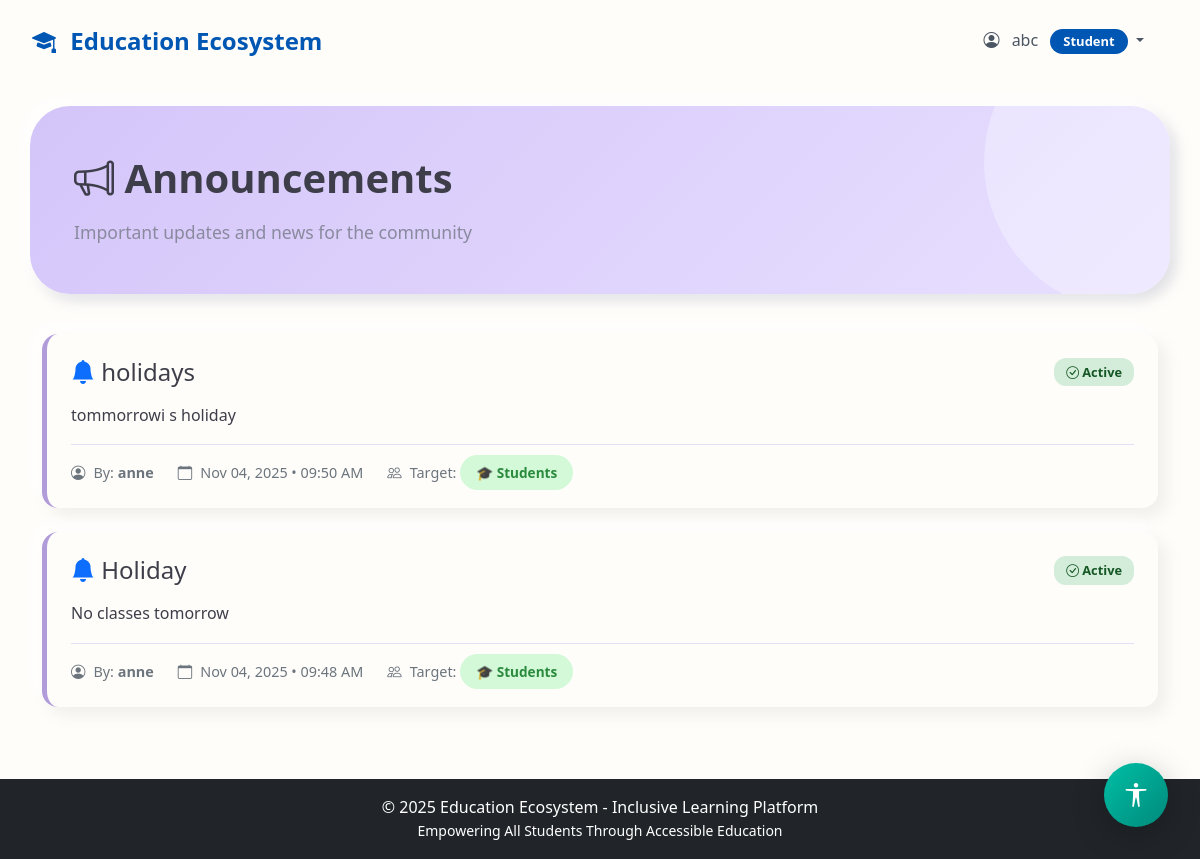
/announcements/ (signed in), run on the app's committed database.
### myapp/models.py (models this page shows, shortened)
class Profile(models.Model):
    ROLE_CHOICES = [
        ('admin', 'Admin'),
        ('teacher', 'Teacher'),
        ('student', 'Student'),
        ('parent', 'Parent'),
    ]
    DISABILITY_CHOICES = [
        ('none', 'None'),
        ('visual', 'Visual Impairment'),
        ('hearing', 'Hearing Impairment'),
        ('mobility', 'Mobility Impairment'),
        ('learning', 'Learning Disability'),
        ('multiple', 'Multiple Disabilities'),
    ]
    CONTENT_PREFERENCE = [
        ('text', 'Text'),
        ('audio', 'Audio'),
        ('video', 'Video'),
        ('mixed', 'Mixed'),
    ]
    FONT_SIZE_CHOICES = [
        ('small', 'Small'),
        ('medium', 'Medium'),
        ('large', 'Large'),
    ]
    user = models.OneToOneField(User, on_delete=models.CASCADE, related_name='profile')
    role = models.CharField(max_length=20, choices=ROLE_CHOICES, default='student')
    phone = models.CharField(max_length=15, blank=True, null=True)
    address = models.TextField(blank=True, null=True)
    profile_picture = models.ImageField(upload_to='profile_pics/', blank=True, null=True)
    disability_type = models.CharField(max_length=20, choices=DISABILITY_CHOICES, default='none')
    assistance_required = models.TextField(blank=True, null=True, help_text="Describe any special assistance needed")
    preferred_content_format = models.CharField(max_length=10, choices=CONTENT_PREFERENCE, default='mixed')
    high_contrast_mode = models.BooleanField(default=False)
    font_size = models.CharField(max_length=10, choices=FONT_SIZE_CHOICES, default='medium')
    linked_student = models.ForeignKey(User, on_delete=models.SET_NULL, null=True, blank=True,
                                       related_name='parent_link', limit_choices_to={'profile__role': 'student'})
    created_at = models.DateTimeField(auto_now_add=True)
    updated_at = models.DateTimeField(auto_now=True)
    class Meta:
        ordering = ['-created_at']

class Announcement(models.Model):
    title = models.CharField(max_length=200)
    content = models.TextField()
    created_by = models.ForeignKey(User, on_delete=models.CASCADE, related_name='announcements')
    target_roles = models.CharField(max_length=100, default='all',
                                    help_text="Comma-separated roles: admin,teacher,student,parent or 'all'")
    is_active = models.BooleanField(default=True)
    created_at = models.DateTimeField(auto_now_add=True)
    def get_target_roles_list(self):
        if self.target_roles == 'all':
            return ['all']
        return [role.strip() for role in self.target_roles.split(',') if role.strip()]
    class Meta:
        ordering = ['-created_at']

### myapp/views.py (the view)
# urls.py: path('announcements/', views.announcement_list, name='announcement_list'),
@login_required
def announcement_list(request):
    user_role = request.user.profile.role
    if user_role == 'admin':
        announcements = Announcement.objects.all()
    else:
        announcements = Announcement.objects.filter(
            Q(target_roles='all') | Q(target_roles__icontains=user_role),
            is_active=True
        )
    announcements = announcements.select_related('created_by').order_by('-created_at')
    return render(request, 'announcement_list.html', {'announcements': announcements})

### myapp/templates/announcement_list.html (shortened to what this page needs)
{% extends 'base.html' %}
{% load static %}
{% block extra_css %}
<link rel="stylesheet" href="{% static 'css/dashboard_beautiful.css' %}">
{% endblock %}
{% block content %}
<div class="row dashboard-header">
    <div class="col-12">
        <div class="d-flex justify-content-between align-items-center">
            <div>
                <h1 class="mb-3">
                    <i class="bi bi-megaphone"></i> Announcements
                </h1>
                <p class="lead">Important updates and news for the community</p>
            </div>
        </div>
    </div>
</div>
<div class="row">
    <div class="col-12">
        {% if announcements %}
            {% for announcement in announcements %}
            <div class="announcement-card {% if not announcement.is_active %}inactive{% endif %}">
                <div class="d-flex justify-content-between align-items-start mb-2">
                    <h4 class="mb-0">
                        <i class="bi bi-bell-fill text-primary"></i> {{ announcement.title }}
                    </h4>
                    <span class="status-badge {% if announcement.is_active %}status-active{% else %}status-inactive{% endif %}">
                        {% if announcement.is_active %}
                            <i class="bi bi-check-circle"></i> Active
                        {% else %}
                            <i class="bi bi-x-circle"></i> Inactive
                        {% endif %}
                    </span>
                </div>
                <div class="mt-3">
                    <p style="white-space: pre-line; line-height: 1.6;">{{ announcement.content }}</p>
                </div>
                <div class="announcement-meta">
                    <div class="meta-item">
                        <i class="bi bi-person-circle"></i>
                        <span>By: <strong>{{ announcement.created_by.get_full_name|default:announcement.created_by.username }}</strong></span>
                    </div>
                    <div class="meta-item">
                        <i class="bi bi-calendar"></i>
                        <span>{{ announcement.created_at|date:"M d, Y • h:i A" }}</span>
                    </div>
                    <div class="meta-item">
                        <i class="bi bi-people"></i>
                        <span>Target:
                            {% if announcement.target_roles == 'all' %}
                                <span class="badge-target badge-all">All Users</span>
                            {% else %}
                                {% for role in announcement.get_target_roles_list %}
                                    <span class="badge-target badge-{{ role }}">
                                        {% if role == 'teacher' %}👨‍🏫 Teachers
                                        {% elif role == 'student' %}🎓 Students
                                        {% elif role == 'parent' %}👪 Parents
                                        {% elif role == 'admin' %}⚙️ Admins
                                        {% else %}{{ role|title }}
                                        {% endif %}
                                    </span>
                                {% endfor %}
                            {% endif %}
                        </span>
                    </div>
                </div>
            </div>
            {% endfor %}
        {% endif %}
    </div>
</div>
{% endblock %}

### myapp/templates/base.html (shortened to what this page needs)
<!DOCTYPE html>
<html lang="en">
<head>
    <link href="https://cdn.jsdelivr.net/npm/bootstrap@5.3.0/dist/css/bootstrap.min.css" rel="stylesheet">
    <link rel="stylesheet" href="https://cdn.jsdelivr.net/npm/bootstrap-icons@1.11.0/font/bootstrap-icons.css">
    {% load static %}
    <link rel="stylesheet" href="{% static 'css/style.css' %}?v=15.0">
    <link rel="stylesheet" href="{% static 'css/dashboard_beautiful.css' %}?v=15.0">
    {% block extra_css %}{% endblock %}
</head>
<body {% if user.is_authenticated and user.profile.high_contrast_mode %}class="high-contrast"{% endif %}
      data-font-size="{% if user.is_authenticated %}{{ user.profile.font_size }}{% else %}medium{% endif %}"
      data-disability-type="{% if user.is_authenticated %}{{ user.profile.disability_type }}{% else %}none{% endif %}">
    {% if user.is_authenticated %}
    <nav class="navbar navbar-expand-lg navbar-main">
        <div class="container-fluid">
            <a class="navbar-brand" href="{% url 'dashboard' %}">
                <i class="bi bi-mortarboard-fill"></i> Education Ecosystem
            </a>
            <div class="navbar-nav ms-auto">
                <div class="nav-item dropdown">
                    <a class="nav-link dropdown-toggle" href="#" role="button" data-bs-toggle="dropdown">
                        <i class="bi bi-person-circle me-2"></i> {{ user.username }}
                        <span class="badge badge-role ms-2">{{ user.profile.get_role_display }}</span>
                    </a>
                </div>
            </div>
        </div>
    </nav>
    {% endif %}
    <main class="container my-4">
        {% block content %}{% endblock %}
    </main>
    {% if user.is_authenticated %}
    <div class="accessibility-toolbar">
        <button class="accessibility-toggle-btn" id="accessibilityToggle" title="Accessibility Options">
            <i class="bi bi-universal-access"></i>
        </button>
    </div>
    {% endif %}
    <footer class="bg-dark text-white text-center py-3 mt-5">
        <p class="mb-0">&copy; 2025 Education Ecosystem - Inclusive Learning Platform</p>
        <p class="mb-0 small">Empowering All Students Through Accessible Education</p>
    </footer>
    {% load static %}
</body>
</html>

### myapp/static/css/style.css (style rules this page uses)
:root { --primary-blue: #1565C0; --primary-dark: #0D47A1; --primary-light: #42A5F5; --accent-emerald: #00BFA5; --accent-light: #64FFDA; --accent-dark: #00897B; --neutral-white: #FFFFFF; --neutral-light: #FAFBFC; --neutral-gray: #E3E8EF; --neutral-dark: #455A64; --text-dark: #263238; --text-light: #78909C; --success: #00C853; --warning: #FF9100; --danger: #FF5252; --info: #2979FF; --shadow-sm: 0 2px 8px rgba(0, 0, 0, 0.15); --shadow-md: 0 4px 16px rgba(0, 0, 0, 0.2); --shadow-lg: 0 8px 32px rgba(0, 0, 0, 0.25); --radius-sm: 8px; --radius-md: 12px; --radius-lg: 16px; }
body { font-family: 'Inter', 'Segoe UI', system-ui, sans-serif; background: linear-gradient(135deg, var(--neutral-light) 0%, #f0f4f8 100%); color: var(--text-dark); line-height: 1.7; min-height: 100vh; transition: all 0.3s ease; }
body[data-font-size="medium"] { font-size: 16px; }
.navbar-main { background: transparent; box-shadow: none; padding: 1rem 0; position: sticky; top: 0; z-index: 1000; border-bottom: none; }
.navbar-brand { font-weight: 700; font-size: 1.5rem; color: #0056b3 !important; transition: all 0.3s ease; }
.navbar-brand i { margin-right: 0.5rem; }
.nav-link { color: #4b5563 !important; font-weight: 500; padding: 0.75rem 1.25rem !important; border-radius: 8px; transition: all 0.3s ease; margin: 0 0.25rem; }
.badge-role { background: #0056b3; color: white; padding: 0.375rem 0.75rem; border-radius: 6px; font-weight: 600; font-size: 0.75rem; }
.badge { padding: 0.5rem 1rem; border-radius: 20px; font-weight: 600; font-size: 0.75rem; }
.accessibility-toolbar { position: fixed; bottom: 2rem; right: 2rem; z-index: 1050; }
.accessibility-toggle-btn { width: 64px; height: 64px; background: linear-gradient(135deg, var(--accent-emerald), var(--accent-dark)); border: none; border-radius: 50%; color: white; font-size: 1.5rem; box-shadow: var(--shadow-lg); transition: all 0.4s cubic-bezier(0.4, 0, 0.2, 1); cursor: pointer; }

### myapp/static/css/dashboard_beautiful.css (style rules this page uses)
* { transform: none !important; transition: none !important; animation: none !important; }
:root { --cream: #fefdfa; --color-bg-page: #fefdfa; --color-bg-card: #fefdfa; --lavender: #b19cd9; --lavender-light: #d4c5f9; --lavender-lighter: #e8e0ff; --mint: #a7e9af; --mint-light: #d4f4dd; --peach: #ffb3a7; --peach-light: #ffd9d4; --pale-yellow: #fff4b8; --soft-pink: #ffc8dd; --color-accent-lilac: #b19cd9; --color-accent-sage: #a7e9af; --color-accent-peach: #ffb3a7; --color-accent-yellow: #fff4b8; --text-dark: #3e3e4a; --text-muted: #8a8a9e; --color-text-body: #3e3e4a; --color-text-muted: #8a8a9e; --color-text-heading: #3e3e4a; --shadow-light: -6px -6px 14px rgba(255,255,255,0.9); --shadow-dark: 6px 6px 14px rgba(174,174,192,0.4); --shadow-soft: -6px -6px 14px rgba(255,255,255,0.9), 6px 6px 14px rgba(174,174,192,0.4); --shadow-hover: -10px -10px 20px rgba(255,255,255,0.95), 10px 10px 20px rgba(174,174,192,0.5); --radius-card: 32px; --radius-button: 30px; --radius-small: 20px; --spacing-xs: 0.5rem; --spacing-sm: 0.75rem; --spacing-md: 1rem; --spacing-lg: 1.5rem; --spacing-xl: 2rem; --spacing-xxl: 3rem; --font-system: 'Nunito', 'Segoe UI', system-ui, -apple-system, Roboto, sans-serif; --font-weight-normal: 400; --font-weight-medium: 500; --font-weight-semibold: 600; --font-weight-bold: 700; --font-weight-extrabold: 800; }
body { font-family: var(--font-system); background: var(--cream) !important; color: var(--text-dark); line-height: 1.6; }
.dashboard-header { background: linear-gradient(135deg, var(--lavender-light) 0%, var(--lavender-lighter) 100%); padding: 3rem 2rem; border-radius: 40px; margin-bottom: 2.5rem; box-shadow: var(--shadow-soft); position: relative; overflow: hidden; }
.dashboard-header::before { content: ''; position: absolute; top: -50%; right: -10%; width: 300px; height: 300px; background: rgba(255,255,255,0.3); border-radius: 50%; }
.dashboard-header h1 { color: var(--text-dark); font-weight: 800; font-size: 2.5rem; margin: 0 0 0.5rem 0; position: relative; z-index: 1; }
.dashboard-header p, .dashboard-header .lead, .dashboard-header p.lead { color: var(--text-muted); font-size: 1.1rem; margin: 0; position: relative; z-index: 1; font-weight: 500; }
.badge { font-weight: var(--font-weight-semibold); padding: 0.45em 1em; border-radius: 20px; font-size: 0.8125rem; }
.container-fluid { padding-left: var(--spacing-xl); padding-right: var(--spacing-xl); }

### data on the page
Announcement: title "holidays", is_active True (drawn), content "tommorrowi s holiday", created_by.get_full_name "anne", created_at "Nov 04, 2025 • 09:50 AM", target_roles "🎓 Students"
Announcement: title "Holiday", is_active True (drawn), content "No classes tomorrow", created_by.get_full_name "anne", created_at "Nov 04, 2025 • 09:48 AM", target_roles "🎓 Students"

### other printed values
{{ user.username }} "abc"
{{ user.profile.get_role_display }} "Student"
